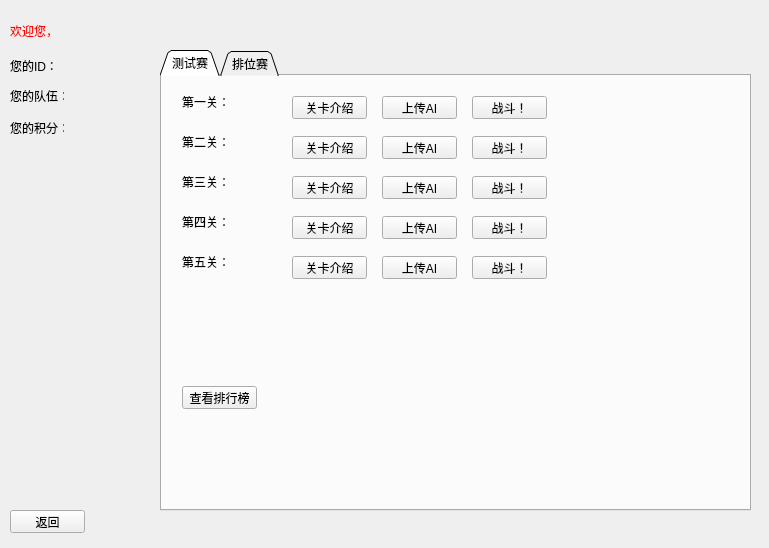
<?xml version="1.0" encoding="UTF-8"?>
<ui version="4.0">
 <class>Form</class>
 <widget class="QWidget" name="Form">
  <property name="geometry">
   <rect>
    <x>0</x>
    <y>0</y>
    <width>769</width>
    <height>548</height>
   </rect>
  </property>
  <property name="windowTitle">
   <string>Form</string>
  </property>
  <widget class="QLabel" name="label">
   <property name="geometry">
    <rect>
     <x>10</x>
     <y>10</y>
     <width>91</width>
     <height>41</height>
    </rect>
   </property>
   <property name="styleSheet">
    <string notr="true">font: 75 16pt &quot;黑体&quot;;
color: rgb(255, 0, 0);</string>
   </property>
   <property name="text">
    <string>欢迎您，</string>
   </property>
  </widget>
  <widget class="QLabel" name="UserNameLabel">
   <property name="geometry">
    <rect>
     <x>90</x>
     <y>10</y>
     <width>211</width>
     <height>41</height>
    </rect>
   </property>
   <property name="styleSheet">
    <string notr="true">color: rgb(0, 0, 255);
font: 75 16pt &quot;黑体&quot;;</string>
   </property>
   <property name="text">
    <string/>
   </property>
  </widget>
  <widget class="QLabel" name="label_3">
   <property name="geometry">
    <rect>
     <x>10</x>
     <y>90</y>
     <width>54</width>
     <height>12</height>
    </rect>
   </property>
   <property name="text">
    <string>您的队伍：</string>
   </property>
  </widget>
  <widget class="QLabel" name="label_4">
   <property name="geometry">
    <rect>
     <x>10</x>
     <y>60</y>
     <width>54</width>
     <height>12</height>
    </rect>
   </property>
   <property name="text">
    <string>您的ID：</string>
   </property>
  </widget>
  <widget class="QLabel" name="label_5">
   <property name="geometry">
    <rect>
     <x>10</x>
     <y>120</y>
     <width>54</width>
     <height>16</height>
    </rect>
   </property>
   <property name="text">
    <string>您的积分：</string>
   </property>
  </widget>
  <widget class="QTabWidget" name="tabWidget">
   <property name="geometry">
    <rect>
     <x>160</x>
     <y>50</y>
     <width>591</width>
     <height>461</height>
    </rect>
   </property>
   <property name="tabShape">
    <enum>QTabWidget::Triangular</enum>
   </property>
   <property name="currentIndex">
    <number>0</number>
   </property>
   <widget class="QWidget" name="tab1">
    <attribute name="title">
     <string>测试赛</string>
    </attribute>
    <widget class="QLabel" name="label_6">
     <property name="geometry">
      <rect>
       <x>20</x>
       <y>20</y>
       <width>54</width>
       <height>12</height>
      </rect>
     </property>
     <property name="text">
      <string>第一关：</string>
     </property>
    </widget>
    <widget class="QPushButton" name="B1Button">
     <property name="geometry">
      <rect>
       <x>130</x>
       <y>20</y>
       <width>75</width>
       <height>23</height>
      </rect>
     </property>
     <property name="text">
      <string>关卡介绍</string>
     </property>
    </widget>
    <widget class="QPushButton" name="U1Button">
     <property name="geometry">
      <rect>
       <x>220</x>
       <y>20</y>
       <width>75</width>
       <height>23</height>
      </rect>
     </property>
     <property name="text">
      <string>上传AI</string>
     </property>
    </widget>
    <widget class="QPushButton" name="F1Button">
     <property name="geometry">
      <rect>
       <x>310</x>
       <y>20</y>
       <width>75</width>
       <height>23</height>
      </rect>
     </property>
     <property name="text">
      <string>战斗！</string>
     </property>
    </widget>
    <widget class="QPushButton" name="U2Button">
     <property name="geometry">
      <rect>
       <x>220</x>
       <y>60</y>
       <width>75</width>
       <height>23</height>
      </rect>
     </property>
     <property name="text">
      <string>上传AI</string>
     </property>
    </widget>
    <widget class="QLabel" name="label_7">
     <property name="geometry">
      <rect>
       <x>20</x>
       <y>60</y>
       <width>54</width>
       <height>12</height>
      </rect>
     </property>
     <property name="text">
      <string>第二关：</string>
     </property>
    </widget>
    <widget class="QPushButton" name="B2Button">
     <property name="geometry">
      <rect>
       <x>130</x>
       <y>60</y>
       <width>75</width>
       <height>23</height>
      </rect>
     </property>
     <property name="text">
      <string>关卡介绍</string>
     </property>
    </widget>
    <widget class="QPushButton" name="F2Button">
     <property name="geometry">
      <rect>
       <x>310</x>
       <y>60</y>
       <width>75</width>
       <height>23</height>
      </rect>
     </property>
     <property name="text">
      <string>战斗！</string>
     </property>
    </widget>
    <widget class="QPushButton" name="U3Button">
     <property name="geometry">
      <rect>
       <x>220</x>
       <y>100</y>
       <width>75</width>
       <height>23</height>
      </rect>
     </property>
     <property name="text">
      <string>上传AI</string>
     </property>
    </widget>
    <widget class="QLabel" name="label_8">
     <property name="geometry">
      <rect>
       <x>20</x>
       <y>100</y>
       <width>54</width>
       <height>12</height>
      </rect>
     </property>
     <property name="text">
      <string>第三关：</string>
     </property>
    </widget>
    <widget class="QPushButton" name="B3Button">
     <property name="geometry">
      <rect>
       <x>130</x>
       <y>100</y>
       <width>75</width>
       <height>23</height>
      </rect>
     </property>
     <property name="text">
      <string>关卡介绍</string>
     </property>
    </widget>
    <widget class="QPushButton" name="F3Button">
     <property name="geometry">
      <rect>
       <x>310</x>
       <y>100</y>
       <width>75</width>
       <height>23</height>
      </rect>
     </property>
     <property name="text">
      <string>战斗！</string>
     </property>
    </widget>
    <widget class="QPushButton" name="U4Button">
     <property name="geometry">
      <rect>
       <x>220</x>
       <y>140</y>
       <width>75</width>
       <height>23</height>
      </rect>
     </property>
     <property name="text">
      <string>上传AI</string>
     </property>
    </widget>
    <widget class="QLabel" name="label_9">
     <property name="geometry">
      <rect>
       <x>20</x>
       <y>140</y>
       <width>54</width>
       <height>12</height>
      </rect>
     </property>
     <property name="text">
      <string>第四关：</string>
     </property>
    </widget>
    <widget class="QPushButton" name="B4Button">
     <property name="geometry">
      <rect>
       <x>130</x>
       <y>140</y>
       <width>75</width>
       <height>23</height>
      </rect>
     </property>
     <property name="text">
      <string>关卡介绍</string>
     </property>
    </widget>
    <widget class="QPushButton" name="F4Button">
     <property name="geometry">
      <rect>
       <x>310</x>
       <y>140</y>
       <width>75</width>
       <height>23</height>
      </rect>
     </property>
     <property name="text">
      <string>战斗！</string>
     </property>
    </widget>
    <widget class="QPushButton" name="U5Button">
     <property name="geometry">
      <rect>
       <x>220</x>
       <y>180</y>
       <width>75</width>
       <height>23</height>
      </rect>
     </property>
     <property name="text">
      <string>上传AI</string>
     </property>
    </widget>
    <widget class="QLabel" name="label_10">
     <property name="geometry">
      <rect>
       <x>20</x>
       <y>180</y>
       <width>54</width>
       <height>12</height>
      </rect>
     </property>
     <property name="text">
      <string>第五关：</string>
     </property>
    </widget>
    <widget class="QPushButton" name="B5Button">
     <property name="geometry">
      <rect>
       <x>130</x>
       <y>180</y>
       <width>75</width>
       <height>23</height>
      </rect>
     </property>
     <property name="text">
      <string>关卡介绍</string>
     </property>
    </widget>
    <widget class="QPushButton" name="F5Button">
     <property name="geometry">
      <rect>
       <x>310</x>
       <y>180</y>
       <width>75</width>
       <height>23</height>
      </rect>
     </property>
     <property name="text">
      <string>战斗！</string>
     </property>
    </widget>
    <widget class="QLabel" name="S1Label">
     <property name="geometry">
      <rect>
       <x>70</x>
       <y>20</y>
       <width>54</width>
       <height>12</height>
      </rect>
     </property>
     <property name="text">
      <string/>
     </property>
    </widget>
    <widget class="QLabel" name="S2Label">
     <property name="geometry">
      <rect>
       <x>70</x>
       <y>60</y>
       <width>54</width>
       <height>12</height>
      </rect>
     </property>
     <property name="text">
      <string/>
     </property>
    </widget>
    <widget class="QLabel" name="S3Label">
     <property name="geometry">
      <rect>
       <x>70</x>
       <y>100</y>
       <width>54</width>
       <height>12</height>
      </rect>
     </property>
     <property name="text">
      <string/>
     </property>
    </widget>
    <widget class="QLabel" name="S4Label">
     <property name="geometry">
      <rect>
       <x>70</x>
       <y>140</y>
       <width>54</width>
       <height>12</height>
      </rect>
     </property>
     <property name="text">
      <string/>
     </property>
    </widget>
    <widget class="QLabel" name="S5Label">
     <property name="geometry">
      <rect>
       <x>70</x>
       <y>180</y>
       <width>54</width>
       <height>12</height>
      </rect>
     </property>
     <property name="text">
      <string/>
     </property>
    </widget>
    <widget class="QPushButton" name="RankingButton">
     <property name="geometry">
      <rect>
       <x>20</x>
       <y>310</y>
       <width>75</width>
       <height>23</height>
      </rect>
     </property>
     <property name="text">
      <string>查看排行榜</string>
     </property>
    </widget>
   </widget>
   <widget class="QWidget" name="tab2">
    <attribute name="title">
     <string>排位赛</string>
    </attribute>
    <widget class="QLabel" name="label_20">
     <property name="geometry">
      <rect>
       <x>230</x>
       <y>10</y>
       <width>54</width>
       <height>12</height>
      </rect>
     </property>
     <property name="text">
      <string>选择地图：</string>
     </property>
    </widget>
    <widget class="QComboBox" name="MapCombo">
     <property name="geometry">
      <rect>
       <x>290</x>
       <y>10</y>
       <width>161</width>
       <height>22</height>
      </rect>
     </property>
    </widget>
    <widget class="QLabel" name="label_21">
     <property name="geometry">
      <rect>
       <x>230</x>
       <y>50</y>
       <width>54</width>
       <height>12</height>
      </rect>
     </property>
     <property name="text">
      <string>选择对手：</string>
     </property>
    </widget>
    <widget class="QComboBox" name="EnemyCombo">
     <property name="geometry">
      <rect>
       <x>290</x>
       <y>50</y>
       <width>161</width>
       <height>22</height>
      </rect>
     </property>
    </widget>
    <widget class="QTextBrowser" name="textBrowser">
     <property name="geometry">
      <rect>
       <x>10</x>
       <y>80</y>
       <width>571</width>
       <height>341</height>
      </rect>
     </property>
    </widget>
    <widget class="QPushButton" name="FightButton">
     <property name="geometry">
      <rect>
       <x>490</x>
       <y>30</y>
       <width>75</width>
       <height>23</height>
      </rect>
     </property>
     <property name="text">
      <string>战斗！</string>
     </property>
    </widget>
    <widget class="QPushButton" name="UPAIButton">
     <property name="geometry">
      <rect>
       <x>10</x>
       <y>10</y>
       <width>75</width>
       <height>23</height>
      </rect>
     </property>
     <property name="text">
      <string>上传AI</string>
     </property>
    </widget>
    <widget class="QPushButton" name="CompileButton">
     <property name="geometry">
      <rect>
       <x>10</x>
       <y>40</y>
       <width>75</width>
       <height>23</height>
      </rect>
     </property>
     <property name="text">
      <string>编译</string>
     </property>
    </widget>
    <widget class="QLabel" name="label_22">
     <property name="geometry">
      <rect>
       <x>100</x>
       <y>10</y>
       <width>81</width>
       <height>16</height>
      </rect>
     </property>
     <property name="text">
      <string>您现在的AI：</string>
     </property>
    </widget>
    <widget class="QLabel" name="AILabel">
     <property name="geometry">
      <rect>
       <x>90</x>
       <y>40</y>
       <width>141</width>
       <height>16</height>
      </rect>
     </property>
     <property name="text">
      <string/>
     </property>
    </widget>
   </widget>
  </widget>
  <widget class="QLabel" name="IDLabel">
   <property name="geometry">
    <rect>
     <x>70</x>
     <y>60</y>
     <width>54</width>
     <height>12</height>
    </rect>
   </property>
   <property name="text">
    <string/>
   </property>
  </widget>
  <widget class="QLabel" name="TeamLabel">
   <property name="geometry">
    <rect>
     <x>70</x>
     <y>90</y>
     <width>54</width>
     <height>12</height>
    </rect>
   </property>
   <property name="text">
    <string/>
   </property>
  </widget>
  <widget class="QLabel" name="ScoreLabel">
   <property name="geometry">
    <rect>
     <x>70</x>
     <y>120</y>
     <width>54</width>
     <height>12</height>
    </rect>
   </property>
   <property name="text">
    <string/>
   </property>
  </widget>
  <widget class="QPushButton" name="ReturnButton">
   <property name="geometry">
    <rect>
     <x>10</x>
     <y>510</y>
     <width>75</width>
     <height>23</height>
    </rect>
   </property>
   <property name="text">
    <string>返回</string>
   </property>
  </widget>
 </widget>
 <resources/>
 <connections/>
</ui>
